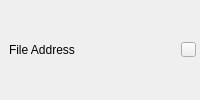
                                  <widget class="QWidget" name="page_9">
                                   <layout class="QVBoxLayout" name="verticalLayout_23">
                                    <property name="spacing">
                                     <number>0</number>
                                    </property>
                                    <property name="leftMargin">
                                     <number>0</number>
                                    </property>
                                    <property name="topMargin">
                                     <number>0</number>
                                    </property>
                                    <property name="rightMargin">
                                     <number>0</number>
                                    </property>
                                    <property name="bottomMargin">
                                     <number>0</number>
                                    </property>
                                    <item>
                                     <widget class="QFrame" name="dropAdditionalDoc_2">
                                      <property name="minimumSize">
                                       <size>
                                        <width>0</width>
                                        <height>50</height>
                                       </size>
                                      </property>
                                      <property name="maximumSize">
                                       <size>
                                        <width>16777215</width>
                                        <height>50</height>
                                       </size>
                                      </property>
                                      <property name="styleSheet">
                                       <string notr="true"/>
                                      </property>
                                      <layout class="QHBoxLayout" name="horizontalLayout_15">
                                       <property name="rightMargin">
                                        <number>4</number>
                                       </property>
                                       <item>
                                        <widget class="QLabel" name="supportDocFileAddressLabel">
                                         <property name="text">
                                          <string>File Address</string>
                                         </property>
                                         <property name="alignment">
                                          <set>Qt::AlignLeading|Qt::AlignLeft|Qt::AlignVCenter</set>
                                         </property>
                                        </widget>
                                       </item>
                                       <item>
                                        <widget class="QPushButton" name="deleteAdditionalDoc">
                                         <property name="minimumSize">
                                          <size>
                                           <width>15</width>
                                           <height>15</height>
                                          </size>
                                         </property>
                                         <property name="maximumSize">
                                          <size>
                                           <width>15</width>
                                           <height>15</height>
                                          </size>
                                         </property>
                                         <property name="styleSheet">
                                          <string notr="true">#deleteAdditionalDoc:pressed {
	background-color: rgb(120, 120, 120);
	border-radius: 6px}</string>
                                         </property>
                                         <property name="text">
                                          <string/>
                                         </property>
                                         <property name="icon">
                                          <iconset resource="resources_rc.qrc">
                                           <normaloff>:/icon/icons/trash-2.svg</normaloff>:/icon/icons/trash-2.svg</iconset>
                                         </property>
                                         <property name="iconSize">
                                          <size>
                                           <width>15</width>
                                           <height>15</height>
                                          </size>
                                         </property>
                                        </widget>
                                       </item>
                                      </layout>
                                     </widget>
                                    </item>
                                   </layout>
                                  </widget>
